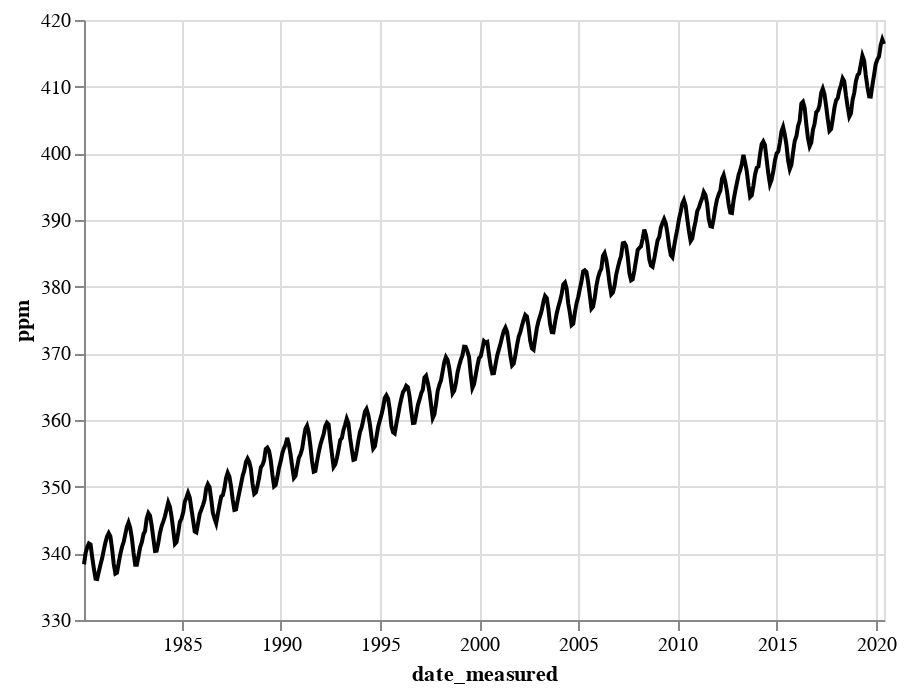

Source (notebook cell):
### Markdown cell above
:::{glue:figure} co2_scatter 
:figwidth: 700px 
:name: co2_scatter

Scatter plot of atmospheric concentration of CO$_{2}$ over time.
:::

Certainly, the visualization in Figure \@ref(fig:03-data-co2-scatter) 
shows a clear upward trend 
in the atmospheric concentration of CO$_{\text{2}}$ over time.
This plot answers the first part of our question in the affirmative, 
but that appears to be the only conclusion one can make 
from the scatter visualization. 

One important thing to note about this data is that one of the variables
we are exploring is time.
Time is a special kind of quantitative variable 
because it forces additional structure on the data&mdash;the 
data points have a natural order. 
Specifically, each observation in the data set has a predecessor 
and a successor, and the order of the observations matters; changing their order 
alters their meaning.
In situations like this, we typically use a line plot to visualize
the data. Line plots connect the sequence of `x` and `y` coordinates
of the observations with line segments, thereby emphasizing their order.

We can create a line plot in `altair` using the `mark_line` function. 
Let's now try to visualize the `co2_df` as a line plot 
with just the default arguments: 
\index{ggplot!geom\_line}

### Code cell
co2_line = alt.Chart(co2_df).mark_line(color='black').encode(
    x = "date_measured", 
    y = alt.Y("ppm", scale=alt.Scale(zero=False)))
co2_line

### Figure 1 — Vega-Lite specification as saved in the notebook (floating-point values rounded to 4 significant figures; data arrays with more than 128 entries replaced by an {"elided": "..."} marker saying what was removed)
{"config": {"view": {"continuousWidth": 400, "continuousHeight": 300}}, "data": {"name": "data-ecfc281786dd23148efa483af3159f83"}, "mark": {"type": "line", "color": "black"}, "encoding": {"x": {"field": "date_measured", "type": "temporal"}, "y": {"field": "ppm", "scale": {"zero": false}, "type": "quantitative"}}, "$schema": "https://vega.github.io/schema/vega-lite/v4.17.0.json", "datasets": {"data-ecfc281786dd23148efa483af3159f83": {"elided": "484 records"}}}
